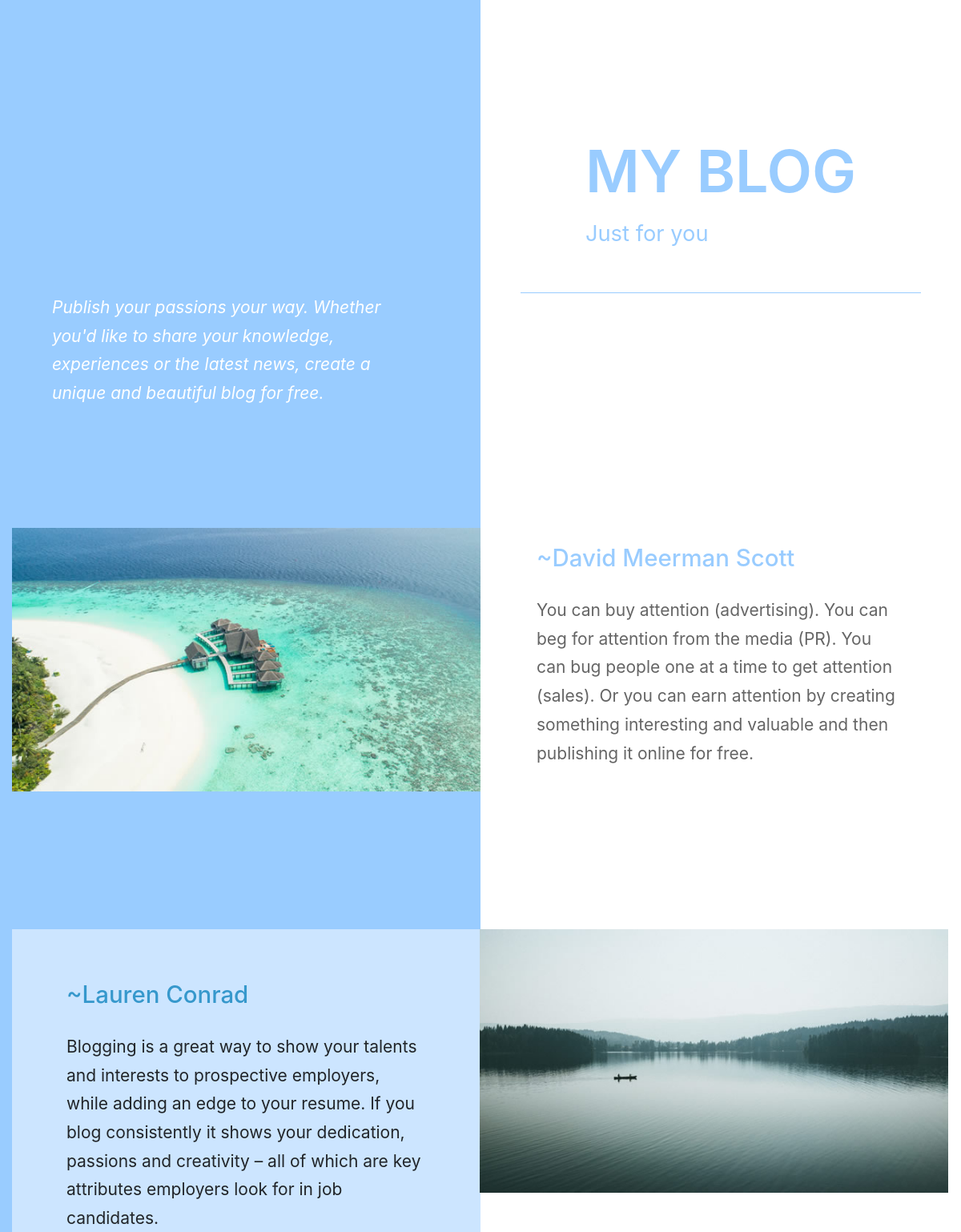
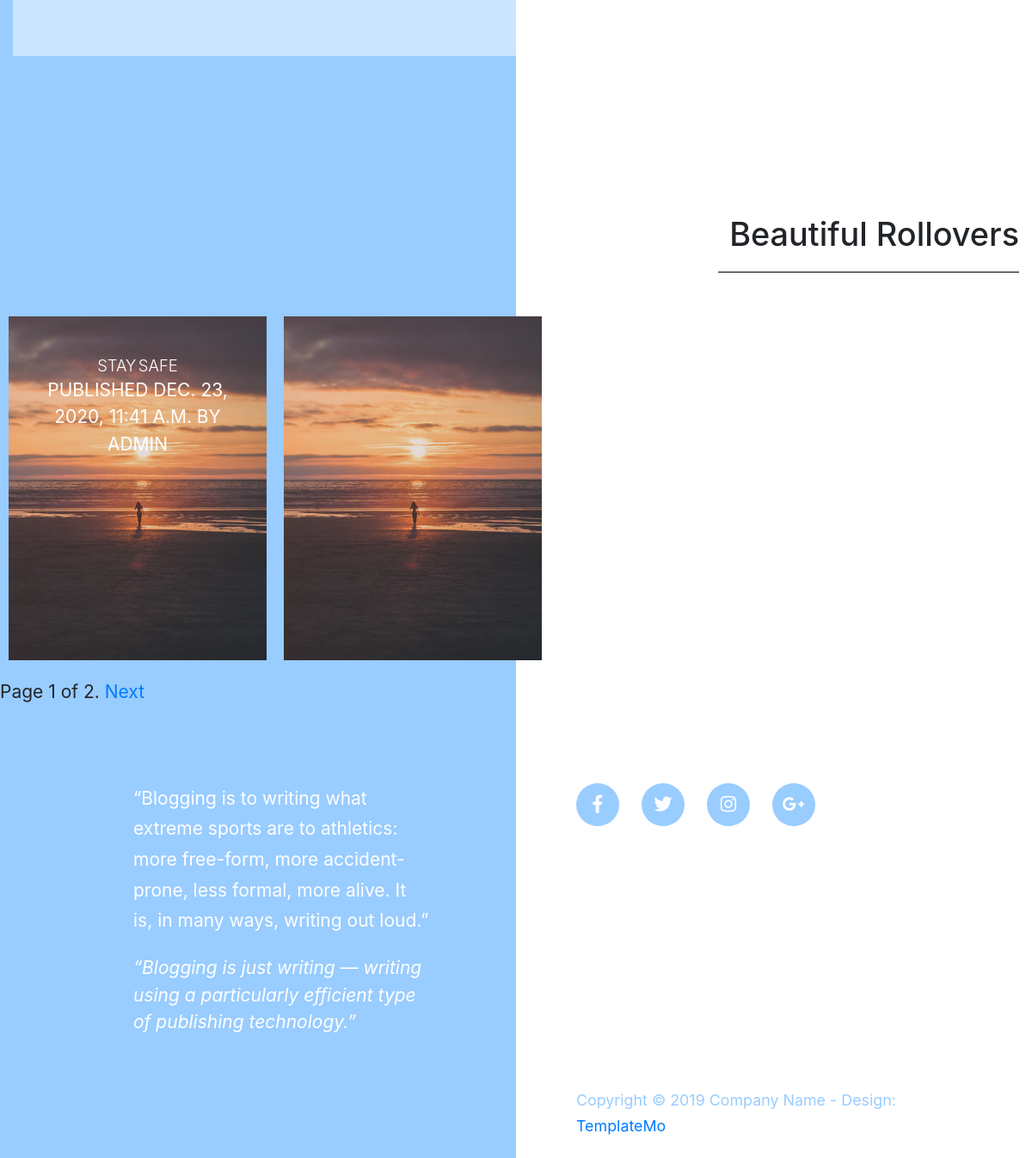
Screenshot of /blog/ with the database file from the repository (2 pictures, top to bottom).
### blog/models.py (models this page shows, shortened)
class Post(models.Model):
	STATUS_CHOICES = (
		('draft',	'Draft'),
		('published',	'Published'),
	)
	title = models.CharField(max_length=250)
	slug = models.SlugField(max_length=250, unique_for_date='publish')
	author = models.ForeignKey(User, on_delete=models.CASCADE, related_name='blog_posts')
	body = models.TextField()
	publish = models.DateTimeField(default=timezone.now)
	created = models.DateTimeField(auto_now_add=True)
	updated = models.DateTimeField(auto_now=True)
	status = models.CharField(max_length=10, choices=STATUS_CHOICES, default='draft')
	objects = models.Manager()  # The	default	manager.
	published = PublishedManager()  # Our	custom	manager.
	class Meta:
		ordering = ('-publish',)
	def get_absolute_url(self):
		return reverse('blog:post_detail', args=[self.publish.year, self.publish.month, self.publish.day, self.slug])

### blog/views.py (the view)
# urls.py: path('',	views.post_list,	name='post_list'),
def post_list(request):
    object_list = Post.published.all()
    paginator = Paginator(object_list,	3)
    page = request.GET.get('page')
    try:
        posts = paginator.page(page)
    except PageNotAnInteger:
        posts = paginator.page(1)
    except EmptyPage:
        posts = paginator.page(paginator.num_pages)
    return render(request, 'blog/post/list.html', {'page':	page, 'posts':	posts})

### blog/models.py (called while the page is built)
	def	get_queryset(self):
		return	super(PublishedManager
						,self).get_queryset()\
								.filter(status='published')

### templates/blog/post/list.html (shortened to what this page needs)
{%    extends    "blog/base.html"    %}
{%    load    static    %}
{%    block    content    %}
<section id="intro" class="tm-p-1-section-1">
    <div class="container-fluid">
        <div class="row">
            <div class="col-md-6">
                <div class="tm-section-text-container">
                    <i class="tm-text-white">
                        <p class="mb-0">
                            Publish your passions your way. Whether you'd like to share your knowledge, experiences or
                            the latest news, create a unique and beautiful blog for free.
                    </i>
                </div>
            </div>
        </div>
    </div>
</section>
<section id="our_place">
    <div class="container-fluid">
        <div class="row">
            <div
                    class="col-md-12 col-lg-6 tm-section-image-container tm-img-left-container"
            >
                <img src="{% static 'img/forty_image_01.jpg' %}" alt="Image" class="img-fluid"/>
            </div>
            <div class="col-md-12 col-lg-6">
                <div class="tm-section-text-container-2">
                    <h2
                            class="tm-text-primary tm-section-title-mb tm-sm-bg-white-alpha"
                    >
                        ~David Meerman Scott
                    </h2>
                    <div class="tm-text-gray">
                        <p class="mb-4">
                            You can buy attention (advertising). You can beg for attention from the media (PR). You can
                            bug people one at a time to get attention (sales). Or you can earn attention by creating
                            something interesting and valuable and then publishing it online for free.
                        </p>
                    </div>
                </div>
            </div>
        </div>
    </div>
</section>
<section id="section_4" class="tm-section-4">
    <div class="container-fluid">
        <div class="row flex-column-reverse flex-lg-row">
            <div class="col-md-12 col-lg-6 tm-text-left-container">
                <div class="tm-section-text-container-3 tm-bg-white-alpha h-100">
                    <h2 class="tm-text-accent tm-section-title-mb">
                        ~Lauren Conrad </h2>
                    <p class="mb-0">
                        Blogging is a great way to show your talents and interests to prospective employers, while
                        adding an edge to your resume. If you blog consistently it shows your dedication, passions and
                        creativity – all of which are key attributes employers look for in job candidates.
                    </p>
                </div>
            </div>
            <div
                    class="col-md-12 col-lg-6 tm-section-image-container tm-img-right-container"
            >
                <img
                        src="{% static 'img/forty_image_02.jpg' %}"
                        alt="Image"
                        class="img-fluid tm-img-right"
                />
            </div>
        </div>
    </div>
</section>
<section id="gallery">
    <div class="container-fluid">
        <div class="row">
            <div class="col-12 tm-section-title-mb tm-gallery-title-col">
                <h2 class="tm-section-title-2">Beautiful Rollovers</h2>
                <hr class="tm-section-title-underline"/>
            </div>
            <div class="col-20">
                <div class="grid">
                    {% for post in posts %}
                    <figure class="effect-duke">
                        <img
                                src="{% static 'img/forty_image_13.jpg' %}"
                                alt="Image"
                                class="img-fluid"
                        />
                        <figcaption>
                            <h2> {{ post.title }}</h2>
                            <body> Published {{ post.publish }} by {{ post.author }}</body>
                        </figcaption>
                    </figure>
                    {% endfor %}
                </div>
                {% include "pagination.html" with page=posts %}
            </div>
            {% endblock %}

### templates/blog/base.html (shortened to what this page needs)
{%	load	static	%}
<html lang="en">
<head>
    <link rel="stylesheet" href="{% static 'css/all.min.css' %}" />
    <link rel="stylesheet" href="{% static 'css/bootstrap.min.css' %}" />
    <link rel="stylesheet" href="{% static 'css/templatemo-style.css' %}" />
</head>
<body>
<div class="columns-bg">
    <section id="logo" class="tm-section-logo">
        <div class="container-fluid">
            <div class="row">
                <div class="col-sm-12 offset-sm-0 col-md-6 offset-md-6">
                    <div class="tm-site-name-container">
                        <div class="tm-site-name-container-inner">
                            <h1 class="text-uppercase tm-text-primary tm-site-name">
                                My Blog                  </h1>
                            <p class="tm-text-primary tm-site-description">
                                Just for you
                            </p>
                        </div>
                    </div>
                </div>
            </div>
        </div>
    </section>
    <div	id="content">
        {%	block	content	%}
        {%	endblock	%}
    </div>
    <section id="outro">
        <div class="container-fluid">
            <div class="row">
                <div class="col-sm-12 col-md-6">
                    <div class="tm-section-text-container-5 tm-text-white">
                        <p>
                           “Blogging is to writing what extreme sports are to athletics: more free-form, more accident-prone, less formal, more alive. It is, in many ways, writing out loud.”
                        </p>
                        <i>“Blogging is just writing — writing using a particularly efficient type of publishing technology.”
                        </i>
                    </div>
                </div>
                <div class="col-sm-12 col-md-6">
                    <div class="tm-section-text-container-6">
                        <a class="tm-social-icon-container">
                  <span class="tm-social-icon-container-inner">
                    <i class="fab fa-facebook-f"></i>
                  </span>
                        </a>
                        <a class="tm-social-icon-container">
                  <span class="tm-social-icon-container-inner">
                    <i class="fab fa-twitter"></i>
                  </span>
                        </a>
                        <a class="tm-social-icon-container">
                  <span class="tm-social-icon-container-inner">
                    <i class="fab fa-instagram"></i>
                  </span>
                        </a>
                        <a class="tm-social-icon-container">
                  <span class="tm-social-icon-container-inner">
                    <i class="fab fa-google-plus-g"></i>
                  </span>
                        </a>
                    </div>
                </div>
            </div>
            <div class="row">
                <footer class="col-sm-12 col-md-6 offset-md-6 px-md-0">
                    <p class="tm-copyright-text mb-0 tm-text-primary">
                        Copyright &copy; 2019 Company Name - Design: <a rel="nofollow" href="#">TemplateMo</a>
                    </p>
                </footer>
            </div>
        </div>
    </section>
</div>
</body>
</html>

### templates/pagination.html (shortened to what this page needs)
<div	class="pagination">
	<span	class="step-links">
	<span	class="current">
	Page	{{	page.number	}}	of	{{	page.paginator.num_pages	}}.
	</span>
	{%	if	page.has_next	%}
	<a	href="?page={{	page.next_page_number	}}">Next</a>
	{%	endif	%}
		</span>
</div>

### static/css/templatemo-style.css (style rules this page uses)
html { font-family: "Open Sans", Arial, Helvetica, sans-serif; font-size: 21px; font-weight: 400; -webkit-font-smoothing: antialiased; scroll-behavior: smooth; }
body { overflow-x: hidden; }
a, button { transition: all 0.3s ease; }
.tm-bg-white-alpha { background-color: rgba(255, 255, 255, 0.5); }
h2 { font-size: 1.4rem; }
p { line-height: 1.7; }
.tm-text-white { color: white; }
.columns-bg { background-image: linear-gradient( to right, #99ccff, #99ccff 50%, #ffffff 50% ); }
.container-fluid { max-width: 1310px; }
.tm-section-logo { padding-top: 170px; padding-bottom: 0; }
.tm-p-1-section-1 { margin-bottom: 80px; }
#our_place { padding-top: 70px; padding-bottom: 70px; }
.tm-section-4 { padding-top: 70px; padding-bottom: 70px; }
#gallery { padding-top: 115px; padding-bottom: 110px; }
#outro { padding-top: 90px; }
.tm-text-primary { color: #99ccff; }
.tm-text-gray { color: #656565; }
.tm-text-accent { color: #3698cc; }
.tm-section-title-2 { font-size: 1.8rem; text-align: right; }
.tm-section-title-underline { border-top: 1px solid black; max-width: 500px; margin-right: 0; width: 85%; }
.tm-site-name-container { max-width: 500px; margin-left: auto; margin-right: auto; border-bottom: 1px solid #99ccff; display: flex; align-items: center; justify-content: center; }
.tm-site-name-container-inner { display: inline-block; margin-left: auto; margin-right: auto; }
.tm-site-name { font-size: 3.5rem; font-weight: 600; }
.tm-site-description { font-size: 1.3rem; margin-bottom: 50px; }
.tm-section-text-container { padding: 0 50px; }
.tm-section-text-container-2 { padding: 20px 55px 30px; max-width: 640px; }
.tm-section-text-container-3 { padding: 64px 68px; }
.tm-section-text-container-5 { max-width: 430px; padding-right: 85px; margin-right: 0; margin-left: auto; }
.tm-section-text-container-6 { padding: 0 55px 60px; }
.tm-section-title-mb { margin-bottom: 30px; }
.tm-img-right { margin-left: -1px; }
.tm-img-left-container, .tm-text-left-container { padding-right: 0; }
.tm-img-right-container { padding-left: 0; }
.grid { overflow: auto; display: flex; align-items: baseline; margin-left: auto; margin-right: auto; }
.grid figure { position: relative; overflow: hidden; background: #3085a3; text-align: center; cursor: pointer; margin-left: 10px; margin-right: 10px; }
.grid figure img { position: relative; display: block; min-height: 100%; max-width: 100%; opacity: 0.8; }
.grid figure figcaption { padding: 2em; color: #fff; text-transform: uppercase; -webkit-backface-visibility: hidden; backface-visibility: hidden; }
.grid figure figcaption::before, .grid figure figcaption::after { pointer-events: none; }
.grid figure figcaption, .grid figure figcaption > a { position: absolute; top: 0; left: 0; width: 100%; height: 100%; }
.grid figure h2 { word-spacing: -0.15em; font-weight: 300; }
.grid figure h2, .grid figure p { margin: 0; }
figure.effect-duke { background: -webkit-linear-gradient(-45deg, #34495e 0%, #cc6055 100%); background: linear-gradient(-45deg, #34495e 0%, #cc6055 100%); }
figure.effect-duke img, figure.effect-duke p { -webkit-transition: opacity 0.35s, -webkit-transform 0.35s; transition: opacity 0.35s, transform 0.35s; }
figure.effect-duke h2 { -webkit-transition: -webkit-transform 0.35s; transition: transform 0.35s; -webkit-transform: scale3d(0.8, 0.8, 1); transform: scale3d(0.8, 0.8, 1); -webkit-transform-origin: 50% 100%; transform-origin: 50% 100%; }
.tm-social-icon-container { cursor: pointer; width: 62px; height: 62px; background-color: #99ccff; border-radius: 50%; display: inline-block; text-align: center; margin-right: 20px; margin-bottom: 20px; align-items: center; justify-content: center; }
.tm-social-icon-container-inner { display: flex; align-items: center; justify-content: center; height: 100%; }
.tm-social-icon-container i { color: white; }
.tm-copyright-text { font-size: 0.85rem; }
hr { border-color: black; }
.tm-copyright-text { padding: 60px 40px 55px 70px; }
@media (max-width: 1200px) { .tm-section-title-underline { max-width: 350px; } }
@media (max-width: 1200px) { .grid figure h2 { font-size: 1.1em; } }
@media (max-width: 1200px) { .tm-social-icon-container { width: 50px; height: 50px; } }

### rows the page displays
Post: title "STAY SAFE", publish "DEC. 23, 2020, 11:41 A.M.", author "ADMIN"

### other values shown
{{ page.number }} "1"
{{ page.paginator.num_pages }} "2"
